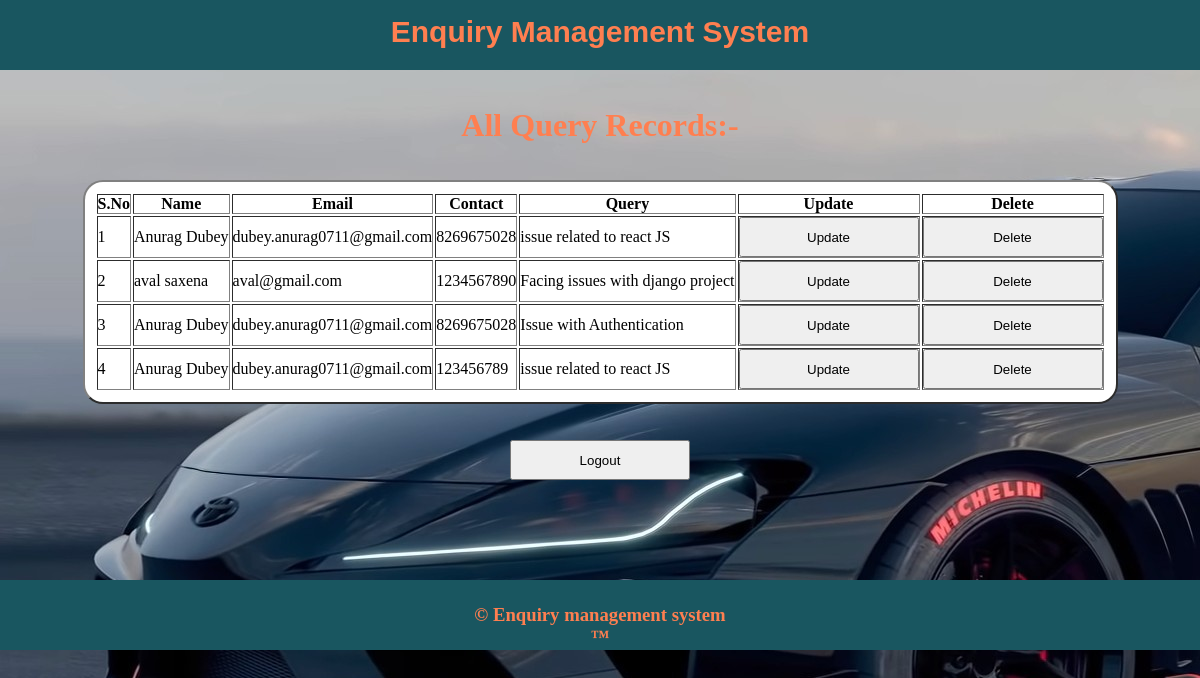
The app's page /showquery/ with its own data.
### app1/models.py (models this page shows)
class queryDatabase(models.Model):
    Name=models.CharField(max_length=100)
    Email=models.EmailField(max_length=100)
    Contact=models.IntegerField()
    Query=models.CharField(max_length=300)

### app1/views.py (the view)
# urls.py: path('showquery/',views.showquery,name='showquery'),
def showquery(request):
    data=queryDatabase.objects.all()
    c1=1
    d={}
    for i in data:
              d[c1]=i
              c1=c1+1
    return render(request,'showquery.html',{'d':d})

### app1/templates/showquery.html (shortened to what this page needs)
{% extends 'index.html' %}
{% block content %}
<h1 align="center" style="color: coral;"><br>All Query Records:-</h1><br><br>
<center>
<table border="2" id="qrecord">
<tr>
    <th>S.No</th>
    <th>Name</th>
    <th>Email</th>
    <th>Contact</th>
    <th>Query</th>
    <th>Update</th>
    <th>Delete</th>
</tr>
{% for j,i in d.items %}
<tr>
    <td>{{j}}</td>
    <td>{{i.Name}}</td>
    <td>{{i.Email}}</td>
    <td>{{i.Contact}}</td>
    <td>{{i.Query}}</td>
    <td>
        <form action="{% url 'update' i.id %}" method="post">
            <input type="submit" value="Update">
            </form>
    </td>
    <td>
        <form action="{% url 'delete' i.id %}" method="post">
            <input type="submit" value="Delete">
            </form>
    </td>
</tr>
{% endfor %}
</table>
<form action="{% url 'home' %}" method="post" ><br><br>
<input type="submit" value="Logout">
</form>
</center>
{% endblock content %}

### app1/templates/index.html (shortened to what this page needs)
{% load static %}
<!DOCTYPE html>
<html lang="en">
<head>
    <link rel="stylesheet" href="{% static 'css/styles.css'%}">
</head>
<body>
    <nav id="nav">
        <h1 class="head">Enquiry Management System </h1>
    </nav>
    {% block content %}{% endblock content %}
    <div class="foot">
        <h3><center>&copy; Enquiry management system</center></h3>
        <h3><center>&trade;</center></h3>
    </div>
</body>
</html>

### app1/static/css/styles.css (style rules this page uses)
* { margin: 0px; padding: 0px; box-sizing: border-box; }
body { background-image: url("../images/mk05.jpg"); }
#nav { height: 70px; background-color: rgb(25, 86, 96, 1.8); color: coral; }
.foot { margin-top: 100px; padding: 1.5rem; height: 70px; background-color: rgb(25, 86, 96, 1.8); color: coral; }
.head { text-align: center; font-family: sans-serif; padding: 15px; font-size: 30px; }
input { width: 250px; height: 40px; }
input[type="submit"] { width: 180px; height: 40px; }
::placeholder { font-size: 20px; padding-left: 10px; }

### app1/templates/showquery.html (style rules this page uses)
#qrecord { background-color: white; border-radius: 20px; padding: 10px; }

### records on screen
queryDatabase: j "1", Name "Anurag Dubey", Email "dubey.anurag0711@gmail.com", Contact "8269675028", Query "issue related to react JS"
queryDatabase: j "2", Name "aval saxena", Email "aval@gmail.com", Contact "1234567890", Query "Facing issues with django project"
queryDatabase: j "3", Name "Anurag Dubey", Email "dubey.anurag0711@gmail.com", Contact "8269675028", Query "Issue with Authentication"
queryDatabase: j "4", Name "Anurag Dubey", Email "dubey.anurag0711@gmail.com", Contact "123456789", Query "issue related to react JS"
